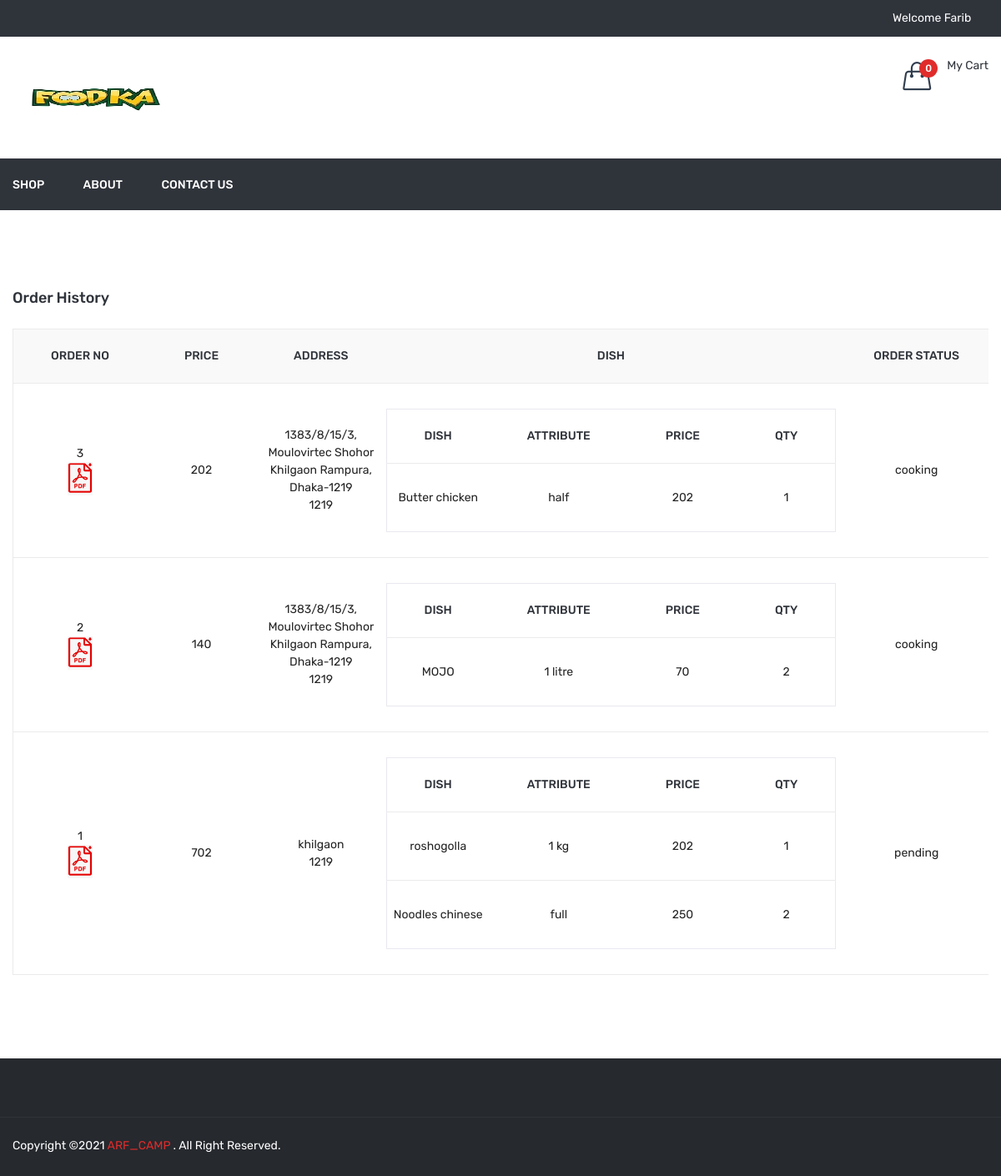
Screenshot of /order_history.php (signed in) with the database file from the repository.
### tables this page shows
CREATE TABLE `order_master` (
  `id` int(11) NOT NULL,
  `user_id` int(11) NOT NULL,
  `name` varchar(50) NOT NULL,
  `email` varchar(50) NOT NULL,
  `mobile` varchar(50) NOT NULL,
  `address` text NOT NULL,
  `total_price` float NOT NULL,
  `zipcode` varchar(10) NOT NULL,
  `delivery_boy_id` int(11) NOT NULL,
  `payment_status` varchar(20) NOT NULL,
  `order_status` int(11) NOT NULL,
  `added_on` datetime NOT NULL
);

CREATE TABLE `order_detail` (
  `id` int(11) NOT NULL,
  `order_id` int(11) NOT NULL,
  `dish_details_id` int(11) NOT NULL,
  `price` float NOT NULL,
  `qty` int(11) NOT NULL
);

CREATE TABLE `dish` (
  `id` int(11) NOT NULL,
  `category_id` int(11) NOT NULL,
  `dish` varchar(100) NOT NULL,
  `dish_detail` text NOT NULL,
  `image` varchar(100) NOT NULL,
  `type` enum('veg','non-veg') NOT NULL,
  `status` int(11) NOT NULL,
  `added_on` datetime NOT NULL
);

CREATE TABLE `dish_details` (
  `id` int(11) NOT NULL,
  `dish_id` int(11) NOT NULL,
  `attribute` varchar(100) NOT NULL,
  `price` int(11) NOT NULL,
  `status` int(11) NOT NULL,
  `added_on` datetime NOT NULL
);

CREATE TABLE `order_status` (
  `id` int(11) NOT NULL,
  `order_status` varchar(50) NOT NULL
);

### function.inc.php (called while the page is built, shortened)
	<?php
function getOrderDetails($oid){
	global $con;
	$sql="select order_detail.price,order_detail.qty,dish_details.attribute,dish.dish
	from order_detail,dish_details,dish
	WHERE
	order_detail.order_id=$oid AND
	order_detail.dish_details_id=dish_details.id AND
	dish_details.dish_id=dish.id";
	$data=array();
	$res=mysqli_query($con,$sql);
	while($row=mysqli_fetch_assoc($res)){
		$data[]=$row;
	}
	return $data;
}
?>

### order_history.php (the view, shortened to what this page needs)
<?php
include ("header.php");
$uid=$_SESSION['FOOD_USER_ID'];
$sql="select order_master.*,order_status.order_status as order_status_str from order_master,order_status where order_master.order_status=order_status.id and order_master.user_id='$uid' order by order_master.id desc";
$res=mysqli_query($con,$sql);
?>
<div class="cart-main-area pt-95 pb-100">
            <div class="container">
                <h3 class="page-title">Order History</h3>
                <div class="row">
                    <div class="col-lg-12 col-md-12 col-sm-12 col-12">
                        <form method="post">
							<div class="table-content table-responsive">
                                <table>
                                    <thead>
                                        <tr>
                                            <th>Order No</th>
                                            <th>Price</th>
                                            <th>Address</th>
                                            <th>Dish</th>
                                            <th>Order Status</th>
                                        </tr>
                                    </thead>
                                    <tbody>
										<?php if(mysqli_num_rows($res)>0){
										while($row=mysqli_fetch_assoc($res)){
										?>
										<tr>
                                            <td><?php echo $row['id']?>
											<br/>
											<a href="<?php echo FRONT_SITE_PATH?>download_invoice?id=<?php echo $row['id']?>"><img src='<?php echo FRONT_SITE_PATH?>assets/img/icon-img/pdf.png' width="30px" title="Download Invoice"/></a>
											</td>
                                            <td><?php echo $row['total_price']?></td>
                                            <td><?php echo $row['address']?><br/>
											<?php echo $row['zipcode']?></td>
											<td>
												<table style="border:1px solid #e9e8ef;">
												<tr>
													<th>Dish</th>
													<th>Attribute</th>
													<th>Price</th>
													<th>Qty</th>
												</tr>
												<?php
												$getOrderDetails=getOrderDetails($row['id']);
												foreach($getOrderDetails as $list){
													?>
														<tr>
															<td><?php echo $list['dish']?></td>
															<td><?php echo $list['attribute']?></td>
															<td><?php echo $list['price']?></td>
															<td><?php echo $list['qty']?></td>
														</tr>
													<?php
												}
												?>
												</table>
											</td>
											<td><?php echo $row['order_status_str']?></td>
                                        </tr>
										<?php }} ?>
                                    </tbody>
                                </table>
                            </div>
                        </form>
                    </div>
                </div>
            </div>
        </div>
<?php
include("footer.php");
?>

### rows the page displays
order_master: id "3", total_price "202", address "1383/8/15/3, Moulovirtec Shohor Khilgaon Rampura, Dhaka-1219", zipcode "1219", order_status.order_status "cooking"
order_detail: dish.dish "Butter chicken", dish_details.attribute "half", price "202", qty "1"
order_master: id "2", total_price "140", address "1383/8/15/3, Moulovirtec Shohor Khilgaon Rampura, Dhaka-1219", zipcode "1219", order_status.order_status "cooking"
order_detail: dish.dish "MOJO", dish_details.attribute "1 litre", price "70", qty "2"
order_master: id "1", total_price "702", address "khilgaon", zipcode "1219", order_status.order_status "pending"
order_detail: dish.dish "roshogolla", dish_details.attribute "1 kg", price "202", qty "1"
order_detail: dish.dish "Noodles chinese", dish_details.attribute "full", price "250", qty "2"

### other values shown
$_SESSION['FOOD_USER_NAME'] "Farib"
$totalCartDish "0"
